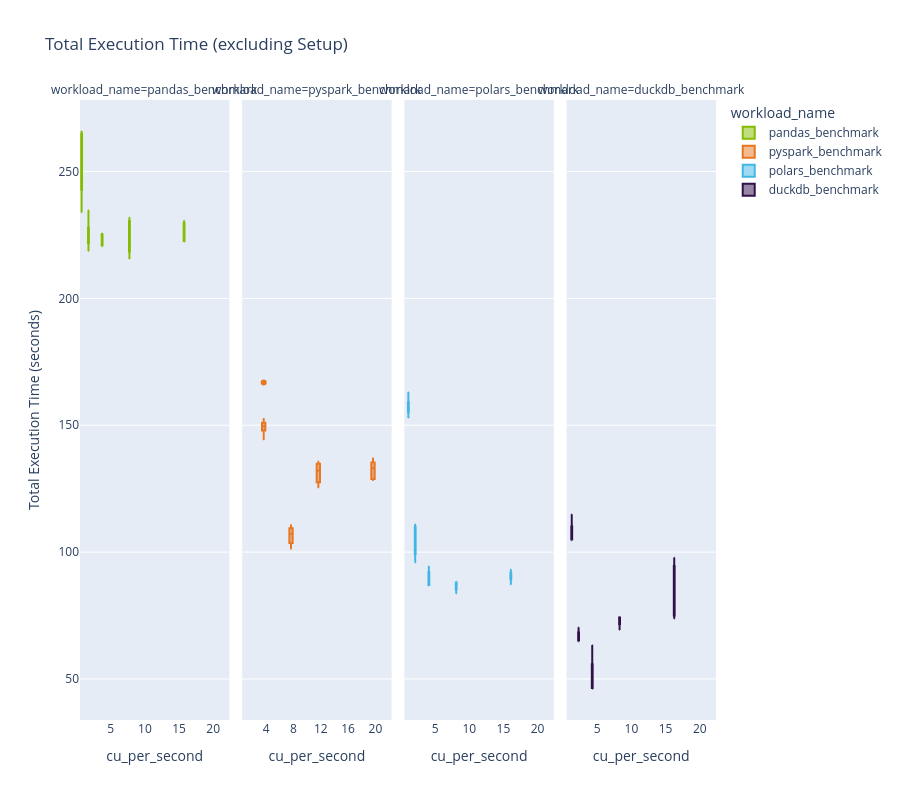

The notebook cell saved with this chart:
### Code cell
fig = px.box(overall_benchmarks_excluding_start_and_setup, 
             x="cu_per_second",
             y="total_execution_time",
             color="workload_name",
             title="Total Execution Time (excluding Setup)",
             facet_col="workload_name",
             category_orders={
                 "cu_per_second": [1, 2, 4, 8, 12, 16, 20],
                 "workload_name": ["pandas_benchmark", "pyspark_benchmark", "polars_benchmark", "duckdb_benchmark"]
                 }
             )

fig.update_layout(
    yaxis_title="Total Execution Time (seconds)"
)


fig.show()

### Figure 1 — Plotly figure (JSON) as saved in the notebook; plotly's stock layout.template omitted (floating-point values rounded to 4 significant figures)
{"data": [{"alignmentgroup": "True", "hovertemplate": "workload_name=pandas_benchmark<br>cu_per_second=%{x}<br>total_execution_time=%{y}<extra></extra>", "legendgroup": "pandas_benchmark", "marker": {"color": "#84BD00"}, "name": "pandas_benchmark", "notched": false, "offsetgroup": "pandas_benchmark", "orientation": "v", "showlegend": true, "type": "box", "x": [1, 1, 1, 1, 1, 1, 1, 1, 2, 2, 2, 2, 2, 2, 2, 4, 4, 4, 4, 4, 8, 8, 8, 8, 8, 16, 16, 16, 16, 16], "x0": " ", "xaxis": "x", "y": [266.0, 265.2, 264.6, 233.8, 239.0, 248.0, 246.7, 253.7, 227.8, 234.9, 223.8, 227.8, 218.6, 224.1, 221.2, 224.9, 221.1, 224.1, 225.8, 220.4, 229.9, 232.0, 215.6, 222.1, 219.5, 229.2, 230.7, 222.9, 224.8, 222.3], "y0": " ", "yaxis": "y"}, {"alignmentgroup": "True", "hovertemplate": "workload_name=pyspark_benchmark<br>cu_per_second=%{x}<br>total_execution_time=%{y}<extra></extra>", "legendgroup": "pyspark_benchmark", "marker": {"color": "#E87722"}, "name": "pyspark_benchmark", "notched": false, "offsetgroup": "pyspark_benchmark", "orientation": "v", "showlegend": true, "type": "box", "x": [4, 4, 4, 4, 4, 4, 4, 4, 4, 4, 4, 4, 4, 4, 4, 4, 4, 4, 8, 8, 8, 8, 8, 12, 12, 12, 12, 12, 20, 20, 20, 20, 20], "x0": " ", "xaxis": "x2", "y": [149.3, 152.5, 147.8, 148.0, 150.0, 149.3, 144.7, 150.9, 149.9, 148.9, 148.5, 152.3, 146.3, 166.9, 149.9, 151.0, 144.5, 151.7, 104.3, 101.4, 109.0, 110.6, 107.1, 135.7, 128.2, 132.2, 134.6, 125.6, 136.9, 134.7, 128.4, 133.0, 129.0], "y0": " ", "yaxis": "y2"}, {"alignmentgroup": "True", "hovertemplate": "workload_name=polars_benchmark<br>cu_per_second=%{x}<br>total_execution_time=%{y}<extra></extra>", "legendgroup": "polars_benchmark", "marker": {"color": "#41B6E6"}, "name": "polars_benchmark", "notched": false, "offsetgroup": "polars_benchmark", "orientation": "v", "showlegend": true, "type": "box", "x": [1, 1, 1, 1, 1, 2, 2, 2, 2, 2, 4, 4, 4, 4, 4, 8, 8, 8, 8, 8, 16, 16, 16, 16, 16], "x0": " ", "xaxis": "x3", "y": [152.9, 156.9, 157.7, 163.1, 156.2, 95.76, 102.4, 100.5, 111.1, 109.5, 87.1, 88.2, 86.7, 91.42, 94.5, 87.93, 86.12, 83.55, 86.28, 88.41, 90.02, 87.17, 91.07, 93.25, 90.79], "y0": " ", "yaxis": "y3"}, {"alignmentgroup": "True", "hovertemplate": "workload_name=duckdb_benchmark<br>cu_per_second=%{x}<br>total_execution_time=%{y}<extra></extra>", "legendgroup": "duckdb_benchmark", "marker": {"color": "#31114A"}, "name": "duckdb_benchmark", "notched": false, "offsetgroup": "duckdb_benchmark", "orientation": "v", "showlegend": true, "type": "box", "x": [1, 1, 1, 1, 1, 1, 1, 2, 2, 2, 2, 2, 2, 2, 2, 4, 4, 4, 4, 4, 8, 8, 8, 8, 8, 16, 16, 16, 16, 16], "x0": " ", "xaxis": "x4", "y": [110.8, 115.0, 108.1, 106.2, 104.6, 107.9, 104.7, 69.82, 66.64, 66.17, 65.15, 66.81, 65.1, 70.36, 64.74, 46.04, 46.6, 47.04, 53.3, 63.41, 74.17, 69.34, 72.79, 74.42, 72.42, 80.18, 93.43, 75.4, 97.88, 73.71], "y0": " ", "yaxis": "y4"}], "layout": {"annotations": [{"font": {}, "showarrow": false, "text": "workload_name=pandas_benchmark", "x": 0.1175, "xanchor": "center", "xref": "paper", "y": 1, "yanchor": "bottom", "yref": "paper"}, {"font": {}, "showarrow": false, "text": "workload_name=pyspark_benchmark", "x": 0.3725, "xanchor": "center", "xref": "paper", "y": 1, "yanchor": "bottom", "yref": "paper"}, {"font": {}, "showarrow": false, "text": "workload_name=polars_benchmark", "x": 0.6275, "xanchor": "center", "xref": "paper", "y": 1, "yanchor": "bottom", "yref": "paper"}, {"font": {}, "showarrow": false, "text": "workload_name=duckdb_benchmark", "x": 0.8825, "xanchor": "center", "xref": "paper", "y": 1, "yanchor": "bottom", "yref": "paper"}], "boxmode": "group", "height": 800, "legend": {"title": {"text": "workload_name"}, "tracegroupgap": 0}, "title": {"text": "Total Execution Time (excluding Setup)"}, "xaxis": {"anchor": "y", "categoryarray": [1, 2, 4, 8, 12, 16, 20], "categoryorder": "array", "domain": [0, 0.235], "title": {"text": "cu_per_second"}}, "xaxis2": {"anchor": "y2", "categoryarray": [1, 2, 4, 8, 12, 16, 20], "categoryorder": "array", "domain": [0.255, 0.49], "matches": "x", "title": {"text": "cu_per_second"}}, "xaxis3": {"anchor": "y3", "categoryarray": [1, 2, 4, 8, 12, 16, 20], "categoryorder": "array", "domain": [0.51, 0.745], "matches": "x", "title": {"text": "cu_per_second"}}, "xaxis4": {"anchor": "y4", "categoryarray": [1, 2, 4, 8, 12, 16, 20], "categoryorder": "array", "domain": [0.765, 1.0], "matches": "x", "title": {"text": "cu_per_second"}}, "yaxis": {"anchor": "x", "domain": [0, 1], "title": {"text": "Total Execution Time (seconds)"}}, "yaxis2": {"anchor": "x2", "domain": [0, 1], "matches": "y", "showticklabels": false}, "yaxis3": {"anchor": "x3", "domain": [0, 1], "matches": "y", "showticklabels": false}, "yaxis4": {"anchor": "x4", "domain": [0, 1], "matches": "y", "showticklabels": false}}}
